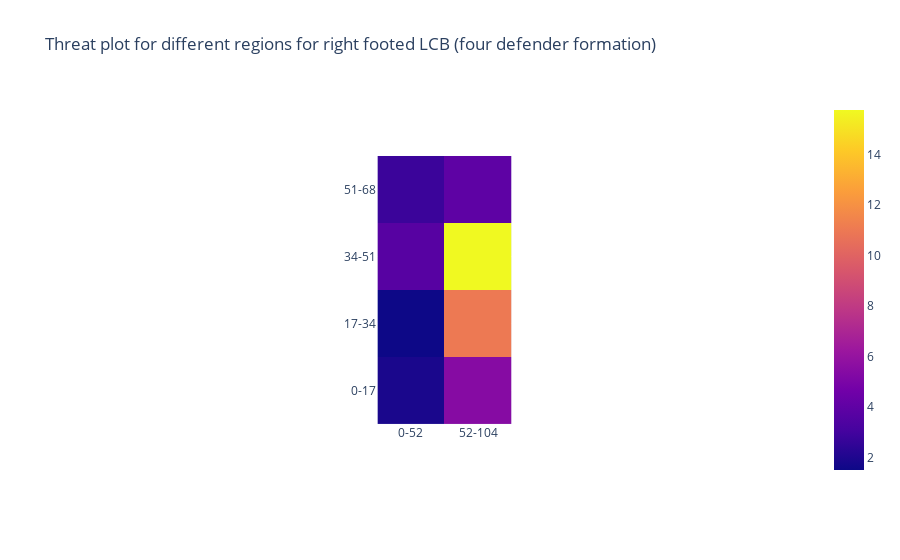

The notebook cell this image was saved under:
### Code cell
# The graphs have been saved in 'threat_plots' data folder
pcolorplotter(rrrl_regionwiseoff,'Threat plot for different regions for right footed LCB (four defender formation)','offvalue_right_lcb_4def')

### Figure 1 — Plotly figure (JSON) as saved in the notebook; plotly's stock layout.template omitted (floating-point values rounded to 4 significant figures)
{"data": [{"coloraxis": "coloraxis", "hovertemplate": "x: %{x}<br>y: %{y}<br>color: %{z}<extra></extra>", "type": "heatmap", "x": ["0-52", "52-104"], "y": ["51-68", "34-51", "17-34", "0-17"], "z": [[2.781, 3.978], [3.712, 15.77], [1.517, 11.02], [1.869, 5.424]]}], "layout": {"autosize": true, "coloraxis": {"colorscale": [[0, "#0d0887"], [0.1111, "#46039f"], [0.2222, "#7201a8"], [0.3333, "#9c179e"], [0.4444, "#bd3786"], [0.5556, "#d8576b"], [0.6667, "#ed7953"], [0.7778, "#fb9f3a"], [0.8889, "#fdca26"], [1, "#f0f921"]]}, "title": {"text": "Threat plot for different regions for right footed LCB (four defender formation)"}, "xaxis": {"autorange": true, "constrain": "domain", "domain": [0.408, 0.592], "range": [-0.5, 1.5], "scaleanchor": "y", "type": "category"}, "yaxis": {"autorange": true, "constrain": "domain", "domain": [0, 1], "range": [3.5, -0.5], "type": "category"}}}
